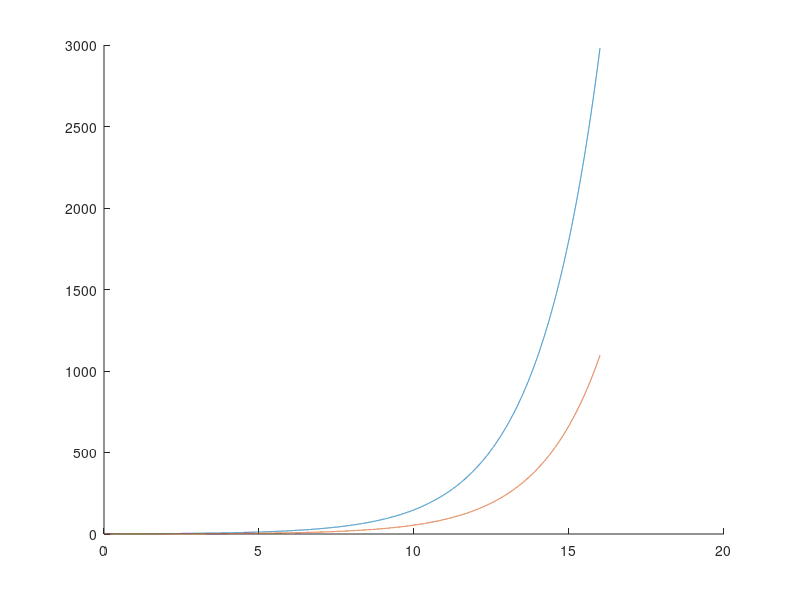

The MATLAB script that drew this image:
clear all;
clc;

f=100;
fs=800;
T=fs/f;
t=0:0.001:2*T;

t2=t-2;

x=exp(0.5*t);
hold on;
plot(t,x);

y=exp(0.5*t2);
plot(t,y);
hold off;